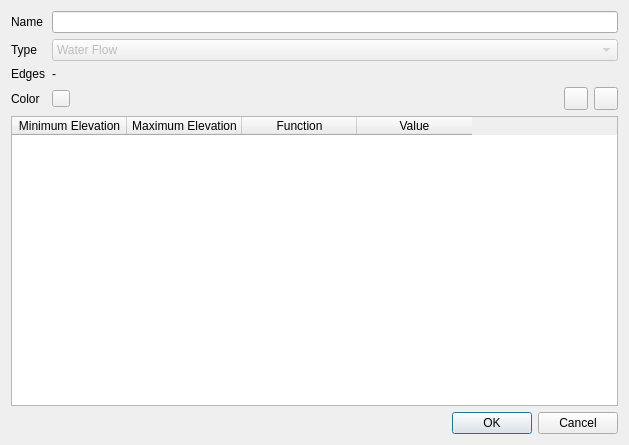
<?xml version="1.0" encoding="UTF-8"?>
<ui version="4.0">
 <class>NonVerticallyIntegratedBoundaryConditionDialog</class>
 <widget class="QDialog" name="NonVerticallyIntegratedBoundaryConditionDialog">
  <property name="geometry">
   <rect>
    <x>0</x>
    <y>0</y>
    <width>629</width>
    <height>445</height>
   </rect>
  </property>
  <property name="windowTitle">
   <string>Non-Vertically Integrated Boundary Condition</string>
  </property>
  <layout class="QGridLayout" name="gridLayout">
   <item row="0" column="1">
    <widget class="QLineEdit" name="edtName"/>
   </item>
   <item row="4" column="0">
    <widget class="QLabel" name="label">
     <property name="text">
      <string>Color</string>
     </property>
    </widget>
   </item>
   <item row="2" column="0">
    <widget class="QLabel" name="label_3">
     <property name="text">
      <string>Type</string>
     </property>
    </widget>
   </item>
   <item row="3" column="0">
    <widget class="QLabel" name="lblElementLabel">
     <property name="text">
      <string>Edges</string>
     </property>
    </widget>
   </item>
   <item row="0" column="0">
    <widget class="QLabel" name="label_5">
     <property name="text">
      <string>Name</string>
     </property>
    </widget>
   </item>
   <item row="2" column="1">
    <widget class="QComboBox" name="cbxType">
     <property name="enabled">
      <bool>false</bool>
     </property>
     <property name="currentIndex">
      <number>0</number>
     </property>
     <item>
      <property name="text">
       <string>Water Flow</string>
      </property>
     </item>
    </widget>
   </item>
   <item row="3" column="1">
    <widget class="QLabel" name="lblElementIds">
     <property name="sizePolicy">
      <sizepolicy hsizetype="Fixed" vsizetype="Preferred">
       <horstretch>0</horstretch>
       <verstretch>0</verstretch>
      </sizepolicy>
     </property>
     <property name="text">
      <string>-</string>
     </property>
    </widget>
   </item>
   <item row="4" column="1">
    <layout class="QHBoxLayout" name="horizontalLayout">
     <item>
      <widget class="QToolButton" name="btnCellColor">
       <property name="text">
        <string/>
       </property>
       <property name="iconSize">
        <size>
         <width>10</width>
         <height>10</height>
        </size>
       </property>
      </widget>
     </item>
     <item>
      <spacer name="horizontalSpacer">
       <property name="orientation">
        <enum>Qt::Horizontal</enum>
       </property>
       <property name="sizeHint" stdset="0">
        <size>
         <width>40</width>
         <height>20</height>
        </size>
       </property>
      </spacer>
     </item>
     <item>
      <widget class="QToolButton" name="btnAddRange">
       <property name="toolTip">
        <string>Add range</string>
       </property>
       <property name="text">
        <string/>
       </property>
       <property name="icon">
        <iconset resource="../../resources/resources.qrc">
         <normaloff>:/icons/list-add.png</normaloff>:/icons/list-add.png</iconset>
       </property>
      </widget>
     </item>
     <item>
      <widget class="QToolButton" name="btnRemoveRange">
       <property name="toolTip">
        <string>Remove selected range</string>
       </property>
       <property name="text">
        <string/>
       </property>
       <property name="icon">
        <iconset resource="../../resources/resources.qrc">
         <normaloff>:/icons/list-delete.png</normaloff>:/icons/list-delete.png</iconset>
       </property>
      </widget>
     </item>
    </layout>
   </item>
   <item row="5" column="0" colspan="2">
    <widget class="QTableWidget" name="tblRanges">
     <property name="alternatingRowColors">
      <bool>true</bool>
     </property>
     <attribute name="horizontalHeaderCascadingSectionResizes">
      <bool>true</bool>
     </attribute>
     <attribute name="horizontalHeaderDefaultSectionSize">
      <number>115</number>
     </attribute>
     <attribute name="verticalHeaderVisible">
      <bool>false</bool>
     </attribute>
     <column>
      <property name="text">
       <string>Minimum Elevation</string>
      </property>
     </column>
     <column>
      <property name="text">
       <string>Maximum Elevation</string>
      </property>
     </column>
     <column>
      <property name="text">
       <string>Function</string>
      </property>
     </column>
     <column>
      <property name="text">
       <string>Value</string>
      </property>
     </column>
    </widget>
   </item>
   <item row="7" column="0" colspan="2">
    <widget class="QDialogButtonBox" name="buttonBox">
     <property name="orientation">
      <enum>Qt::Horizontal</enum>
     </property>
     <property name="standardButtons">
      <set>QDialogButtonBox::Cancel|QDialogButtonBox::Ok</set>
     </property>
    </widget>
   </item>
  </layout>
 </widget>
 <tabstops>
  <tabstop>edtName</tabstop>
  <tabstop>cbxType</tabstop>
  <tabstop>btnCellColor</tabstop>
  <tabstop>btnAddRange</tabstop>
  <tabstop>btnRemoveRange</tabstop>
  <tabstop>tblRanges</tabstop>
 </tabstops>
 <resources>
  <include location="../../resources/resources.qrc"/>
 </resources>
 <connections>
  <connection>
   <sender>buttonBox</sender>
   <signal>accepted()</signal>
   <receiver>NonVerticallyIntegratedBoundaryConditionDialog</receiver>
   <slot>accept()</slot>
   <hints>
    <hint type="sourcelabel">
     <x>248</x>
     <y>254</y>
    </hint>
    <hint type="destinationlabel">
     <x>157</x>
     <y>274</y>
    </hint>
   </hints>
  </connection>
  <connection>
   <sender>buttonBox</sender>
   <signal>rejected()</signal>
   <receiver>NonVerticallyIntegratedBoundaryConditionDialog</receiver>
   <slot>reject()</slot>
   <hints>
    <hint type="sourcelabel">
     <x>316</x>
     <y>260</y>
    </hint>
    <hint type="destinationlabel">
     <x>286</x>
     <y>274</y>
    </hint>
   </hints>
  </connection>
 </connections>
</ui>
